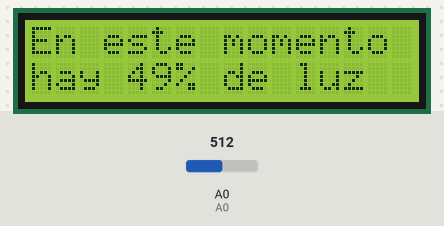
The sketch below on a simulated Arduino Uno, built with avr-gcc and run on an emulated ATmega328P. Parts: 16×2 character LCD. Inputs (shaded band) come from the test bench; at power-on: A0 = 512.

Above: at 1.2 s.
1.3 s: A0 set to 716
At 1.7 s:
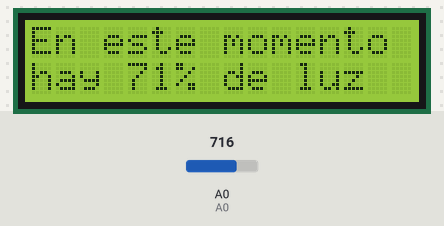
2.8 s: A0 set to 900
At 4.0 s:
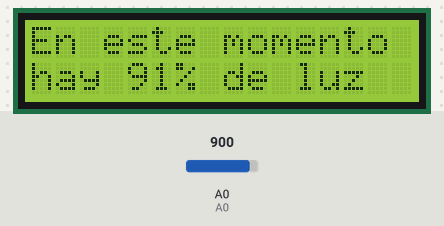
4.3 s: A0 set to 1023
At 5.2 s:
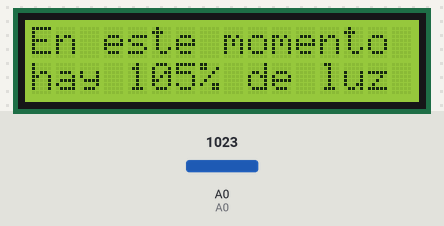
Timing chart, 0 to 7.3 s (numbered marks = the images above; inputs shaded):
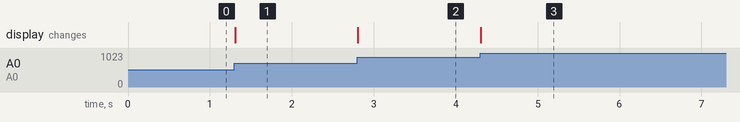

Measured:
- after the input at 1.3 s, the display: changes at once (image 1)
- after the input at 2.8 s, the display: changes at once (image 2)
- after the input at 4.3 s, the display: changes at once (image 3)

The sketch:

botton.ino
```cpp
// include the library code:
#include <LiquidCrystal.h>

// Constantes para la inicialización del LCD
#define RS 12
#define ENABLE 11
#define d4 5
#define d5 4
#define d6 3
#define d7 2
#define FILAS 2
#define COLUMNAS 16
#define BASE 10

// Puerto analógico 0
#define A0 0

// https://www.arduino.cc/en/Reference/LiquidCrystalConstructor
LiquidCrystal lcd(RS, ENABLE, d4, d5, d6, d7);

int val=0;
int iluminacion = 0;

void setup() {
  // Establece numero de filas y columnas
  lcd.begin(COLUMNAS, FILAS);
}

void loop() {
  // Cambio posición cursor
  lcd.setCursor(0, 0);
  lcd.print("En este momento");
  lcd.setCursor(0, 1);
  val = analogRead(A0);
  iluminacion =map(val,54, 974, 0, 100);

  String textoLCD = String("hay " + String(iluminacion, BASE) + "% de luz     ");
  lcd.print(textoLCD);

}
```
